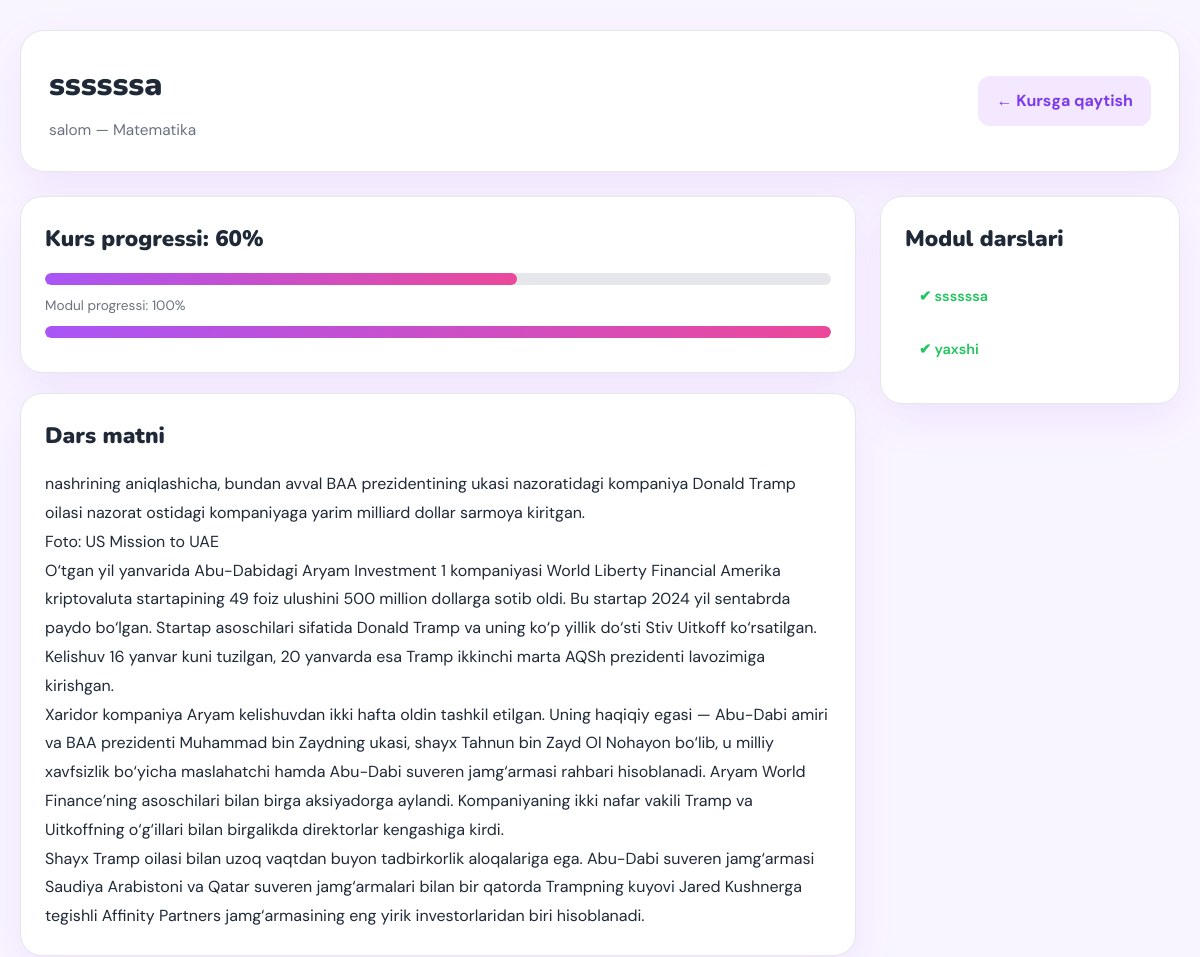
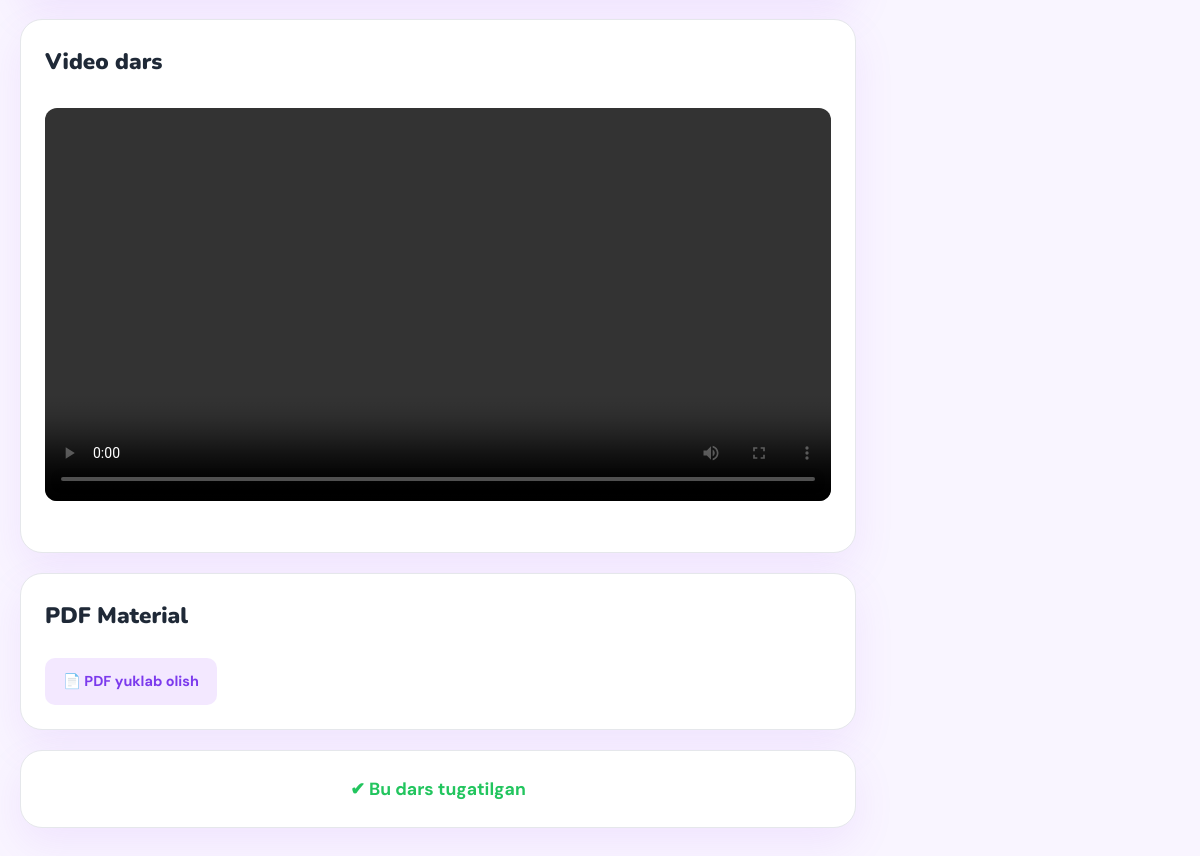
Screenshot of /courses/1/modules/2/lessons/7/ (signed in) with the database file from the repository (2 pictures, top to bottom).
### courses/models.py (models this page shows, shortened)
class Lesson(models.Model):
    module = models.ForeignKey(Module, on_delete=models.CASCADE, related_name='lessons')
    title = models.CharField(max_length=200)
    video = models.FileField(upload_to='lesson_videos/', null=True, blank=True)
    video_thumbnail = models.ImageField(
        upload_to='lesson_thumbnails/', null=True, blank=True,
        help_text="Avtomatik yaratiladi"
    )
    video_duration = models.CharField(
        max_length=20, blank=True, null=True,
        help_text="Video davomiyligi (HH:MM:SS)"
    )
    original_video_size = models.PositiveIntegerField(
        null=True, blank=True,
        help_text="Original hajm (bayt)"
    )
    compressed_video_size = models.PositiveIntegerField(
        null=True, blank=True,
        help_text="Siqilgan hajm (bayt)"
    )
    is_video_compressed = models.BooleanField(default=False)
    content = models.TextField(blank=True, null=True)
    pdf = models.FileField(upload_to='lesson_pdfs/', null=True, blank=True)
    preview = models.BooleanField(default=False)
    order = models.PositiveIntegerField(default=1)

class Module(models.Model):
    course = models.ForeignKey(Course, on_delete=models.CASCADE, related_name='modules')
    title = models.CharField(max_length=200)
    order = models.PositiveIntegerField(default=1)

class Course(models.Model):
    title = models.CharField(max_length=200)
    description = models.TextField()
    price = models.DecimalField(max_digits=10, decimal_places=2, default=0)
    discount = models.PositiveIntegerField(default=0)  # %
    category = models.ForeignKey(Category, on_delete=models.SET_NULL, null=True)
    duration = models.CharField(max_length=50, help_text="Masalan: 3 oy, 40 soat")
    cover_image = models.ImageField(upload_to='course_covers/', null=True, blank=True)
    promo_video = models.FileField(upload_to='course_videos/', null=True, blank=True)
    created_at = models.DateTimeField(auto_now_add=True)

### courses/views.py (the view, shortened to what this page needs)
# urls.py: path('<int:course_id>/modules/<int:module_id>/lessons/<int:lesson_id>/', student_lesson_view, name='student_lesson_view'),
@login_required
def student_lesson_view(request, course_id, module_id, lesson_id):
    course = get_object_or_404(Course, id=course_id)
    module = get_object_or_404(Module, id=module_id, course=course)
    lesson = get_object_or_404(Lesson, id=lesson_id, module=module)
    enrolled = Enrollment.objects.filter(
        course=course, student=request.user
    ).exists()
    if not lesson.preview and not enrolled:
        return render(request, 'lesson_locked.html', {'lesson': lesson})
    previous_lesson = Lesson.objects.filter(
        module=module, order__lt=lesson.order
    ).order_by('-order').first()
    if lesson.order == 1:
        previous_module = Module.objects.filter(
            course=course, order__lt=module.order
        ).order_by('-order').first()
    progress, created = LessonProgress.objects.get_or_create(
        student=request.user, lesson=lesson
    )
    total_lessons = Lesson.objects.filter(module__course=course).count()
    completed_lessons = LessonProgress.objects.filter(
        student=request.user,
        lesson__module__course=course,
        completed=True
    ).count()
    progress_percent = int(
        (completed_lessons / total_lessons) * 100
    ) if total_lessons else 0
    total_module_lessons = Lesson.objects.filter(module=module).count()
    completed_module_lessons = LessonProgress.objects.filter(
        student=request.user,
        lesson__module=module,
        completed=True
    ).count()
    module_progress_percent = int(
        (completed_module_lessons / total_module_lessons) * 100
    ) if total_module_lessons else 0
    module_lessons = Lesson.objects.filter(module=module).order_by('order')
    completed_ids = LessonProgress.objects.filter(
        student=request.user,
        lesson__module=module,
        completed=True
    ).values_list('lesson_id', flat=True)
    return render(request, 'student_lesson.html', {
        'lesson': lesson,
        'course': course,
        'module': module,
        'progress_percent': progress_percent,
        'module_progress_percent': module_progress_percent,
        'is_completed': progress.completed,
        'module_lessons': module_lessons,
        'completed_ids': completed_ids,
    })

### courses/templates/student_lesson.html (shortened to what this page needs)
{% extends "base.html" %}
{% block content %}
<div class="container">
    <div class="page-header">
        <div>
            <h1>{{ lesson.title }}</h1>
            <p>{{ module.title }} — {{ course.title }}</p>
        </div>
        <a href="{% url 'student_course_detail' course.id %}" class="back-btn">← Kursga qaytish</a>
    </div>
    <div class="lesson-layout">
        <div class="lesson-content">
            <div class="card" style="margin-bottom:20px;">
                <h2>Kurs progressi: {{ progress_percent }}%</h2>
                <div class="progress">
                    <div class="progress-bar" style="width: {{ progress_percent }}%;"></div>
                </div>
                <p style="color:var(--muted); font-size:0.85rem; margin-top:4px;">Modul progressi: {{ module_progress_percent }}%</p>
                <div class="progress">
                    <div class="progress-bar" style="width: {{ module_progress_percent }}%;"></div>
                </div>
            </div>
            {% if lesson.content %}
            <div class="card" style="margin-bottom:20px;">
                <h2>Dars matni</h2>
                <div style="line-height:1.8;">{{ lesson.content|linebreaks }}</div>
            </div>
            {% endif %}
            {% if lesson.video %}
            <div class="card" style="margin-bottom:20px;">
                <h2>Video dars</h2>
                <video controls style="width:100%; border-radius:12px; margin-top:12px;">
                    <source src="{{ lesson.video.url }}">
                </video>
            </div>
            {% endif %}
            {% if lesson.pdf %}
            <div class="card" style="margin-bottom:20px;">
                <h2>PDF Material</h2>
                <a href="{{ lesson.pdf.url }}" target="_blank" class="btn btn-light" style="margin-top:8px;">📄 PDF yuklab olish</a>
            </div>
            {% endif %}
            <div class="card">
                {% if not is_completed %}
                <form method="POST">
                    {% csrf_token %}
                    <button type="submit" class="btn btn-primary" style="width:100%; padding:16px; font-size:1rem;">Darsni tugatdim ✅</button>
                </form>
                {% else %}
                <p style="color:var(--success); font-weight:700; text-align:center; font-size:1.1rem;">✔ Bu dars tugatilgan</p>
                {% endif %}
            </div>
        </div>
        <div>
            <div class="card">
                <h2>Modul darslari</h2>
                {% for l in module_lessons %}
                    {% if l.id in completed_ids %}
                    <a href="{% url 'student_lesson_view' course.id module.id l.id %}" class="sidebar-item completed" style="display:flex; align-items:center; gap:10px; padding:12px 14px; border-radius:10px; margin-bottom:6px; font-size:0.9rem; font-weight:600; color:var(--success);">
                        ✔ {{ l.title }}
                    </a>
                    {% elif l.id == lesson.id %}
                    <div class="sidebar-item active" style="display:flex; align-items:center; gap:10px; padding:12px 14px; border-radius:10px; margin-bottom:6px; font-size:0.9rem; font-weight:600; background:#f3e8ff; color:var(--primary-dark);">
                        ▶ {{ l.title }}
                    </div>
                    {% else %}
                    <div class="sidebar-item locked" style="display:flex; align-items:center; gap:10px; padding:12px 14px; border-radius:10px; margin-bottom:6px; font-size:0.9rem; font-weight:600; color:var(--muted);">
                        🔒 {{ l.title }}
                    </div>
                    {% endif %}
                {% endfor %}
            </div>
        </div>
    </div>
</div>
{% endblock %}

### static/css/style.css (style rules this page uses)
:root { --primary: #a855f7; --primary-dark: #7c3aed; --pink: #ec4899; --gradient: linear-gradient(135deg, #a855f7, #ec4899); --bg: #f9f5ff; --white: #ffffff; --dark: #1a1a2e; --text: #1f2937; --muted: #6b7280; --border: #e5e7eb; --danger: #ef4444; --success: #22c55e; --warning: #f59e0b; --card-bg: #fff; --shadow: 0 16px 40px rgba(168, 85, 247, 0.10); --shadow-sm: 0 4px 12px rgba(168, 85, 247, 0.08); }
* { margin: 0; padding: 0; box-sizing: border-box; }
body { font-family: 'DM Sans', sans-serif; background: var(--bg); color: var(--text); line-height: 1.6; }
a { text-decoration: none; color: inherit; }
.container { max-width: 1200px; margin: 0 auto; padding: 30px 20px 60px; }
.btn { display: inline-flex; align-items: center; justify-content: center; gap: 8px; text-decoration: none; padding: 12px 18px; border-radius: 10px; font-weight: 700; font-size: 0.9rem; font-family: 'DM Sans', sans-serif; border: none; cursor: pointer; transition: all 0.2s ease; }
.btn-light { background: #f3e8ff; color: var(--primary-dark); }
.card { background: var(--white); border: 1px solid var(--border); border-radius: 22px; padding: 24px; box-shadow: var(--shadow); }
.card h2 { font-family: 'Nunito', sans-serif; font-size: 1.4rem; font-weight: 900; margin-bottom: 16px; }
.progress { background: #e5e7eb; width: 100%; height: 12px; border-radius: 999px; overflow: hidden; margin: 10px 0; }
.progress-bar { height: 100%; background: var(--gradient); border-radius: 999px; transition: width 0.5s ease; min-width: 0; }
.back-btn { text-decoration: none; background: #f3e8ff; color: var(--primary-dark); padding: 12px 18px; border-radius: 12px; font-weight: 700; transition: 0.2s; display: inline-flex; align-items: center; gap: 8px; }
.page-header { background: var(--white); border: 1px solid var(--border); border-radius: 24px; padding: 28px; box-shadow: var(--shadow); display: flex; justify-content: space-between; align-items: center; gap: 20px; margin-bottom: 24px; flex-wrap: wrap; }
.page-header h1 { font-family: 'Nunito', sans-serif; font-size: 2rem; font-weight: 900; margin-bottom: 8px; }
.page-header p { color: var(--muted); font-size: 0.96rem; }
.lesson-layout { display: grid; grid-template-columns: 1fr 300px; gap: 24px; }
.lesson-content video { width: 100%; border-radius: 16px; margin-bottom: 20px; }

### rows the page displays
Lesson: title "ssssssa", content "nashrining aniqlashicha, bundan avval BAA prezidentining ukasi nazoratidagi kompaniya Donald Tramp oilasi nazorat ostidagi kompaniyaga yarim milliard dollar sarmoya kiritgan. Foto: US Mission to UAE O‘tgan yil yanvarida Abu-Dabidagi Aryam Investment 1 kompaniyasi World Liberty Financial Amerika kriptovaluta startapining 49 foiz ulushini 500 million dollarga sotib oldi. Bu startap 2024 yil sentabrda paydo bo‘lgan. Startap asoschilari sifatida Donald Tramp va uning ko‘p yillik do‘sti Stiv Uitkoff ko‘rsatilgan. Kelishuv 16 yanvar kuni tuzilgan, 20 yanvarda esa Tramp ikkinchi marta AQSh prezidenti lavozimiga kirishgan. Xaridor kompaniya Aryam kelishuvdan ikki hafta oldin tashkil etilgan. Uning…"
Module: title "salom"
Course: title "Matematika"
Lesson: title "yaxshi"

### other values shown
{{ progress_percent }} "60"
{{ module_progress_percent }} "100"
